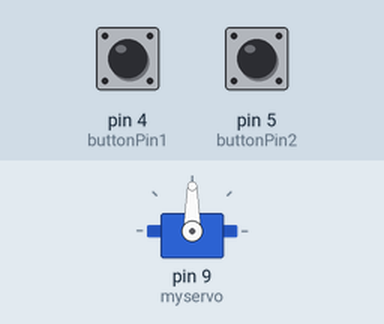
This sketch was run on a simulated Arduino Uno, built with avr-gcc and run on an emulated ATmega328P. On the bench: servo. Inputs (shaded band) come from the test bench; at power-on: pin 4 (buttonPin1) LOW, pin 5 (buttonPin2) LOW. What the sketch prints to the serial monitor is not drawn.

Above: at 1.2 s.
1.3 s: pin 4 (buttonPin1) pulled HIGH for 0.15 s
4.3 s: pin 5 (buttonPin2) pulled HIGH for 0.15 s
At 6.6 s:
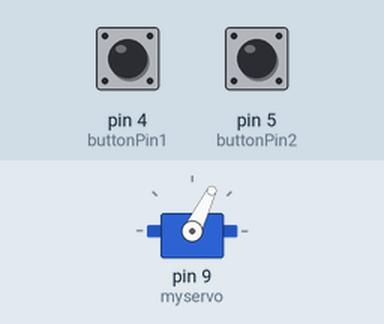
7.3 s: pin 4 (buttonPin1) pulled HIGH for 1 s
At 10.0 s:
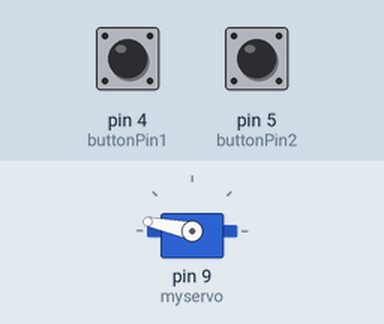
10.3 s: pin 5 (buttonPin2) pulled HIGH for 1 s
At 10.76 s:
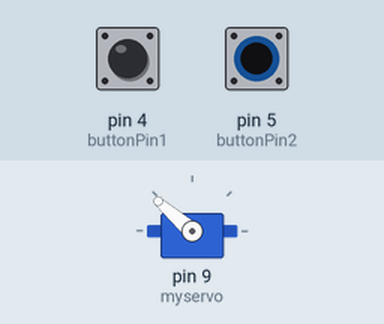
13.3 s: pin 4 (buttonPin1) pulled HIGH for 3.2 s
At 14.06 s:
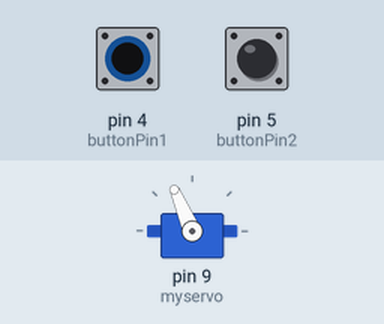
Timing chart, 0 to 16.4 s (numbered marks = the images above; inputs shaded):
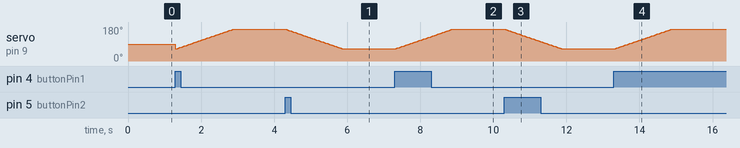

The sketch:

Stop_Cock_control.ino
```cpp
//========================================================================//
/*
File: Stop_Cock_Control.ino
Authors:
Emails:
Description: This is used to control the stop cock with a servo which is
             a valve that controls direction of liquid.
*/
//========================================================================//

#include <Servo.h>

Servo myservo;  // twelve servo objects can be created on most boards

const int buttonPin1 = 4;
const int buttonPin2 = 5;

int button1State = 0;
int button2State = 0;
int pos = 0;    // variable to store the servo position

void setup() {
  myservo.attach(9);  // attaches the servo on pin 9 to -the servo object
  Serial.begin(9600);
}

void loop() {
  button1State = digitalRead(buttonPin1);
  button2State = digitalRead(buttonPin2);

  if(button1State == HIGH) {
      if(pos != 169) { // If the servo is already in that position, then pressing the same button again won't reset the arm and spin it again.
      for (pos = 64; pos <= 168; pos += 1) { // goes from 0 degrees to 180 degrees
      // in steps of 1 degree
       myservo.write(pos);              // tell servo to go to position in variable 'pos'
       delay(15);                       // waits 15ms for the servo to reach the position
     }
     Serial.print(pos);
    }
  }
  if(button2State == HIGH) {
    if(pos != 63) { // If the servo is already in that position, then pressing the same button again won't reset the arm and spin it again.
    for (pos = 168; pos >= 64; pos -= 1) { // goes from 180 degrees to 0 degrees
      myservo.write(pos);              // tell servo to go to position in variable 'pos'
      delay(15);                       // waits 15ms for the servo to reach the position
    }
    Serial.print(pos);
   }
  }
}
```

Measured:
- after the input at 4.3 s, servo on pin 9 (myservo): moves from 168° to 64° over 1.6 s, starting at once
- after the input at 7.3 s, servo on pin 9 (myservo): moves from 64° to 168° over 1.6 s, starting at once
- after the input at 10.3 s, servo on pin 9 (myservo): moves from 168° to 64° over 1.6 s, starting at once
- after the input at 13.3 s, servo on pin 9 (myservo): moves from 64° to 168° over 1.6 s, starting at once
